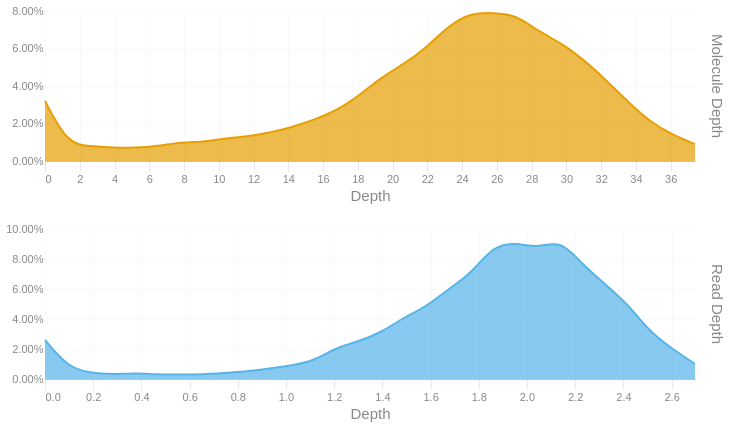

Notebook code cell kept with this figure:
### Code cell
readdep = depth_hist(tb['Read Depth'], q99, 3)
readdep = readdep.with_columns(pl.lit('Read Depth').alias('Metric'))
if not SKIPLR:
    moldep = depth_hist(tb['Molecule Depth'], mol_q99, 1)
    moldep = moldep.with_columns(pl.lit('Molecule Depth').alias('Metric'))
    _hist = pl.concat([readdep, moldep])
    _hist = _hist.filter(pl.col('Proportion') != 0)
    with SafeRender(_hist):
        (
            alt.Chart(_hist)        
            .mark_area(interpolate = "basis")
            .encode(
                x=alt.X('Bin:Q').scale(domainMin=0).axis(alt.Axis(title='Depth')),
                y = alt.Y('Proportion:Q', title = None).axis(format = '.2%'),
                color = alt.Color('Metric:N').legend(None),
                row = alt.Row("Metric:N").header(title = None, labelOrient = 'right'),
                tooltip = [
                    alt.Tooltip("Metric:N", title = "Metric"),
                    alt.Tooltip('Interval:N', title = "Depth Interval"),
                    alt.Tooltip('Proportion:Q', title = "% Alignments").format('.2%')
                ]
            )
            .resolve_scale(x='independent', y='independent')
            .properties(
                height = 150, width = 650,
                usermeta={'embedOptions': {'downloadFileName': f'{samplename}.depth.hist'}}
            )
        ).display()
else:
    readdep = readdep.filter(pl.col('Proportion') != 0)
    with SafeRender(readdep):
        (
            alt.Chart(readdep)        
            .mark_area(interpolate = "basis")
            .encode(
                x=alt.X('Bin:Q').scale(domainMin=0).axis(alt.Axis(title='Depth')),
                y = alt.Y('Proportion:Q', title = None).axis(format = '.2%'),
                tooltip = [
                    alt.Tooltip('Interval:N', title = "Depth Interval"),
                    alt.Tooltip('Proportion:Q', title = "% Alignments").format('.2%')
                ]
            )
            .properties(
                usermeta={'embedOptions': {'downloadFileName': f'{samplename}.depth.hist'}}
            )
        ).display()

### Figure 1 — Vega-Lite specification as saved in the notebook (floating-point values rounded to 4 significant figures)
{"width": 650, "height": 150, "config": {"title": {"anchor": "start", "dy": -15, "fontSize": 18, "color": "#888888", "subtitleColor": "#888888", "subtitleFontSize": 14}, "arc": {"fill": "#0072B2"}, "axis": {"domainColor": "#888888", "domainWidth": 0.5, "gridWidth": 0.2, "grid": false, "titleFontWeight": 400, "titleFontSize": 15, "labelFontSize": 11, "labelColor": "#888888", "tickColor": "#888888", "tickWidth": 0.2, "titleColor": "#888888"}, "axisBand": {"grid": false}, "axisX": {"grid": true, "tickSize": 10, "domainCap": "round"}, "axisY": {"domain": false, "grid": true, "tickSize": 0, "domainCap": "round"}, "background": "transparent", "header": {"labelFontSize": 15, "labelColor": "#888888", "titleFontSize": 15, "titleFontWeight": 600, "titleColor": "#888888"}, "legend": {"labelFont": "sans-serif", "labelFontSize": 12, "labelColor": "#888888", "symbolSize": 100, "symbolType": "circle", "titleFontSize": 12, "titlePadding": 10, "titleColor": "#888888", "title": null}, "range": {"category": ["#E69F00", "#56B4E9", "#009E73", "#F0E442", "#0072B2", "#D55E00", "#CC79A7", "#000000"], "diverging": ["#cfe8f3", "#a2d4ec", "#73bfe2", "#46abdb", "#1696d2", "#12719e"]}, "area": {"fill": "#0072B2", "fillOpacity": 0.7, "line": true, "strokeOpacity": 0.7}, "line": {"color": "#0072B2", "stroke": "#0072B2", "strokeWidth": 2}, "trail": {"color": "#0072B2", "stroke": "#0072B2", "strokeWidth": 0, "size": 1}, "point": {"filled": true, "fillOpacity": 1.0, "size": 95}, "text": {"color": "#888888", "fontSize": 11, "align": "right", "fontWeight": 400, "size": 11}, "bar": {"fill": "#0072B2", "stroke": null}, "view": {"stroke": null, "continuousWidth": 660, "continuousHeight": 400}}, "data": {"name": "data-a7f7abf4dbbca69adf237aaba5aae7f6"}, "mark": {"type": "area", "interpolate": "basis"}, "encoding": {"color": {"field": "Metric", "legend": null, "type": "nominal"}, "row": {"field": "Metric", "header": {"title": null, "labelOrient": "right"}, "type": "nominal"}, "tooltip": [{"field": "Metric", "title": "Metric", "type": "nominal"}, {"field": "Interval", "title": "Depth Interval", "type": "nominal"}, {"field": "Proportion", "format": ".2%", "title": "% Alignments", "type": "quantitative"}], "x": {"axis": {"title": "Depth"}, "field": "Bin", "scale": {"domainMin": 0}, "type": "quantitative"}, "y": {"axis": {"format": ".2%"}, "field": "Proportion", "title": null, "type": "quantitative"}}, "resolve": {"scale": {"x": "independent", "y": "independent"}}, "usermeta": {"embedOptions": {"downloadFileName": "S3_Cooper_1779.depth.hist"}}, "$schema": "https://vega.github.io/schema/vega-lite/v6.1.0.json", "datasets": {"data-a7f7abf4dbbca69adf237aaba5aae7f6": [{"Bin": 0.0, "Interval": "0.0-0.093", "Proportion": 0.026, "Metric": "Read Depth"}, {"Bin": 0.093, "Interval": "0.093-0.186", "Proportion": 0.008, "Metric": "Read Depth"}, {"Bin": 0.186, "Interval": "0.186-0.279", "Proportion": 0.004, "Metric": "Read Depth"}, {"Bin": 0.279, "Interval": "0.279-0.372", "Proportion": 0.003, "Metric": "Read Depth"}, {"Bin": 0.372, "Interval": "0.372-0.465", "Proportion": 0.004, "Metric": "Read Depth"}, {"Bin": 0.465, "Interval": "0.465-0.558", "Proportion": 0.003, "Metric": "Read Depth"}, {"Bin": 0.558, "Interval": "0.558-0.651", "Proportion": 0.003, "Metric": "Read Depth"}, {"Bin": 0.651, "Interval": "0.651-0.744", "Proportion": 0.003, "Metric": "Read Depth"}, {"Bin": 0.744, "Interval": "0.744-0.837", "Proportion": 0.004, "Metric": "Read Depth"}, {"Bin": 0.837, "Interval": "0.837-0.93", "Proportion": 0.005, "Metric": "Read Depth"}, {"Bin": 0.93, "Interval": "0.93-1.023", "Proportion": 0.007, "Metric": "Read Depth"}, {"Bin": 1.023, "Interval": "1.023-1.116", "Proportion": 0.009, "Metric": "Read Depth"}, {"Bin": 1.116, "Interval": "1.116-1.209", "Proportion": 0.012, "Metric": "Read Depth"}, {"Bin": 1.209, "Interval": "1.209-1.302", "Proportion": 0.021, "Metric": "Read Depth"}, {"Bin": 1.302, "Interval": "1.302-1.395", "Proportion": 0.025, "Metric": "Read Depth"}, {"Bin": 1.395, "Interval": "1.395-1.488", "Proportion": 0.031, "Metric": "Read Depth"}, {"Bin": 1.488, "Interval": "1.488-1.581", "Proportion": 0.041, "Metric": "Read Depth"}, {"Bin": 1.581, "Interval": "1.581-1.674", "Proportion": 0.048, "Metric": "Read Depth"}, {"Bin": 1.674, "Interval": "1.674-1.767", "Proportion": 0.06, "Metric": "Read Depth"}, {"Bin": 1.767, "Interval": "1.767-1.86", "Proportion": 0.07, "Metric": "Read Depth"}, {"Bin": 1.86, "Interval": "1.86-1.953", "Proportion": 0.089, "Metric": "Read Depth"}, {"Bin": 1.953, "Interval": "1.953-2.046", "Proportion": 0.091, "Metric": "Read Depth"}, {"Bin": 2.046, "Interval": "2.046-2.139", "Proportion": 0.087, "Metric": "Read Depth"}, {"Bin": 2.139, "Interval": "2.139-2.232", "Proportion": 0.093, "Metric": "Read Depth"}, {"Bin": 2.232, "Interval": "2.232-2.325", "Proportion": 0.076, "Metric": "Read Depth"}, {"Bin": 2.325, "Interval": "2.325-2.418", "Proportion": 0.063, "Metric": "Read Depth"}, {"Bin": 2.418, "Interval": "2.418-2.511", "Proportion": 0.05, "Metric": "Read Depth"}, {"Bin": 2.511, "Interval": "2.511-2.604", "Proportion": 0.031, "Metric": "Read Depth"}, {"Bin": 2.604, "Interval": "2.604-2.697", "Proportion": 0.02, "Metric": "Read Depth"}, {"Bin": 2.697, "Interval": "2.697-2.79", "Proportion": 0.01, "Metric": "Read Depth"}, {"Bin": 0.0, "Interval": "0.0-1.3", "Proportion": 0.032, "Metric": "Molecule Depth"}, {"Bin": 1.3, "Interval": "1.3-2.6", "Proportion": 0.009, "Metric": "Molecule Depth"}, {"Bin": 2.6, "Interval": "2.6-3.9", "Proportion": 0.008, "Metric": "Molecule Depth"}, {"Bin": 3.9, "Interval": "3.9-5.2", "Proportion": 0.007, "Metric": "Molecule Depth"}, {"Bin": 5.2, "Interval": "5.2-6.5", "Proportion": 0.007, "Metric": "Molecule Depth"}, {"Bin": 6.5, "Interval": "6.5-7.7", "Proportion": 0.008, "Metric": "Molecule Depth"}, {"Bin": 7.7, "Interval": "7.7-9.0", "Proportion": 0.01, "Metric": "Molecule Depth"}, {"Bin": 9.0, "Interval": "9.0-10.3", "Proportion": 0.01, "Metric": "Molecule Depth"}, {"Bin": 10.3, "Interval": "10.3-11.6", "Proportion": 0.012, "Metric": "Molecule Depth"}, {"Bin": 11.6, "Interval": "11.6-12.9", "Proportion": 0.013, "Metric": "Molecule Depth"}, {"Bin": 12.9, "Interval": "12.9-14.2", "Proportion": 0.015, "Metric": "Molecule Depth"}, {"Bin": 14.2, "Interval": "14.2-15.5", "Proportion": 0.018, "Metric": "Molecule Depth"}, {"Bin": 15.5, "Interval": "15.5-16.8", "Proportion": 0.022, "Metric": "Molecule Depth"}, {"Bin": 16.8, "Interval": "16.8-18.1", "Proportion": 0.027, "Metric": "Molecule Depth"}, {"Bin": 18.1, "Interval": "18.1-19.4", "Proportion": 0.035, "Metric": "Molecule Depth"}, {"Bin": 19.4, "Interval": "19.4-20.7", "Proportion": 0.045, "Metric": "Molecule Depth"}, {"Bin": 20.7, "Interval": "20.7-21.9", "Proportion": 0.052, "Metric": "Molecule Depth"}, {"Bin": 21.9, "Interval": "21.9-23.2", "Proportion": 0.06, "Metric": "Molecule Depth"}, {"Bin": 23.2, "Interval": "23.2-24.5", "Proportion": 0.072, "Metric": "Molecule Depth"}, {"Bin": 24.5, "Interval": "24.5-25.8", "Proportion": 0.079, "Metric": "Molecule Depth"}, {"Bin": 25.8, "Interval": "25.8-27.1", "Proportion": 0.079, "Metric": "Molecule Depth"}, {"Bin": 27.1, "Interval": "27.1-28.4", "Proportion": 0.078, "Metric": "Molecule Depth"}, {"Bin": 28.4, "Interval": "28.4-29.7", "Proportion": 0.069, "Metric": "Molecule Depth"}, {"Bin": 29.7, "Interval": "29.7-31.0", "Proportion": 0.063, "Metric": "Molecule Depth"}, {"Bin": 31.0, "Interval": "31.0-32.3", "Proportion": 0.054, "Metric": "Molecule Depth"}, {"Bin": 32.3, "Interval": "32.3-33.6", "Proportion": 0.043, "Metric": "Molecule Depth"}, {"Bin": 33.6, "Interval": "33.6-34.8", "Proportion": 0.031, "Metric": "Molecule Depth"}, {"Bin": 34.8, "Interval": "34.8-36.1", "Proportion": 0.021, "Metric": "Molecule Depth"}, {"Bin": 36.1, "Interval": "36.1-37.4", "Proportion": 0.014, "Metric": "Molecule Depth"}, {"Bin": 37.4, "Interval": "37.4-38.72", "Proportion": 0.009, "Metric": "Molecule Depth"}]}}
